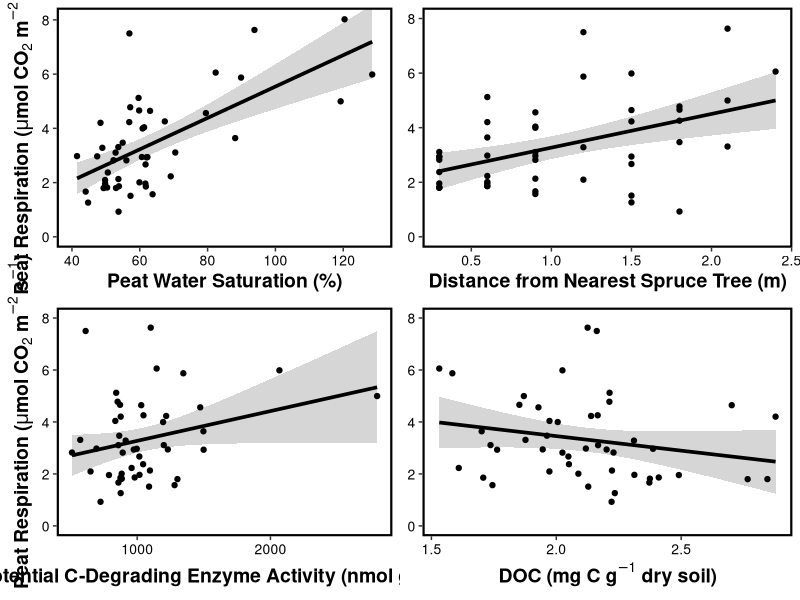
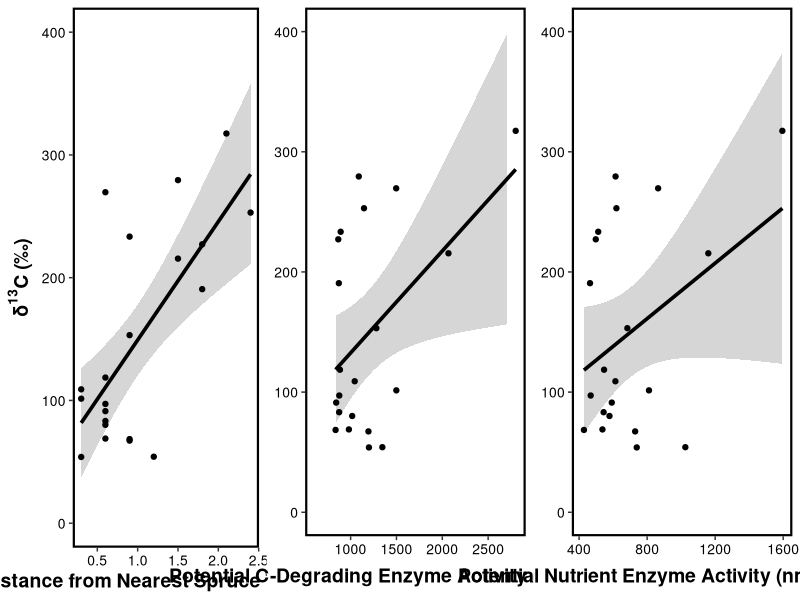
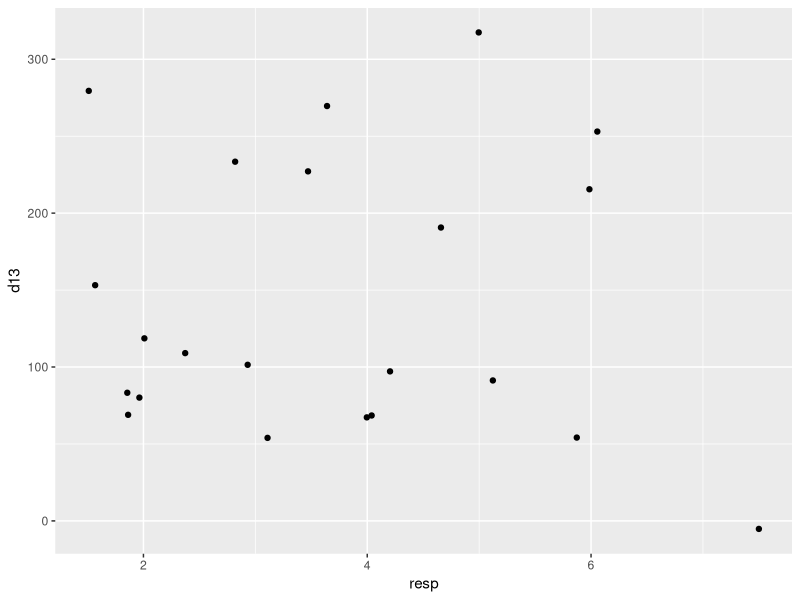
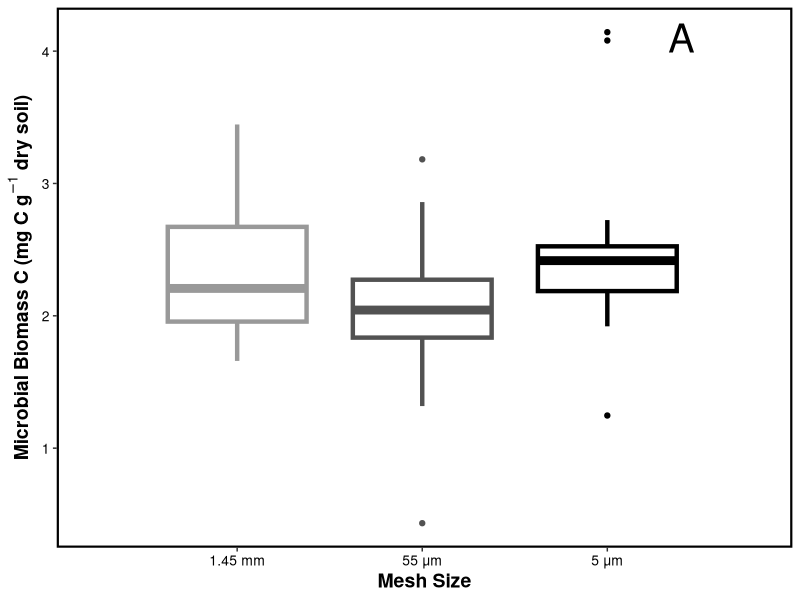
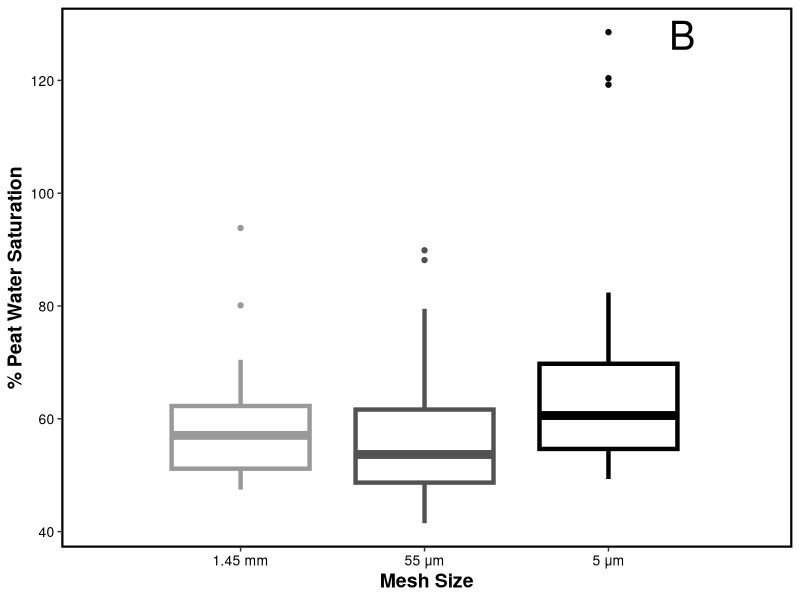
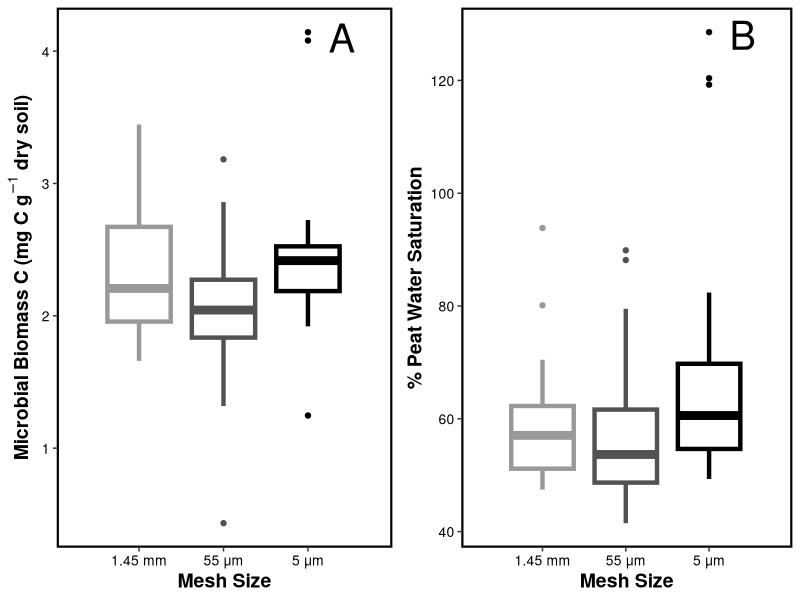

Source code (R) for these figures, in order:
### Currrent code for bog paper analyses and figures
### Kenna Rewcastle
### March 6th, 2018

library(ggplot2)
library(dplyr)
library(MASS)
library(stats)
library(gridExtra)


##### Read in data and remove NAs

bog1<-read.csv("bog_2015.csv")
bog<-filter(bog1,GWC!="NA")
bogMBC<-filter(bog,MBC.mg.C.g.1.dry.soil!="NA")


##### Compress enzymes into a total nutrient enzyme activity parameter and a total carbon enzyme activity parameter.

# nutrient enzymes
NAG<-bogMBC$NAG
PHOS<-bogMBC$PHOS
LAP<-bogMBC$LAP 
enzyNut<-NAG+PHOS+LAP

# carbon enzymes
CBH<-bogMBC$CBH
AG<-bogMBC$AG
BG<-bogMBC$BG
enzyC<-CBH+AG+BG

# add total enzyme columns to main dataframe
realbog1<-cbind(bogMBC,enzyNut,enzyC)
MBC<-realbog1$MBC.mg.C.g.1.dry.soil
realbog<-filter(realbog1,MBC>0.5) # Excludes one very clear outlier (screwed up analysis?) MBC point

##### Model selection using step AIC for resp predictors.

resp<-realbog$D5.CO2
MBC<-realbog$MBC.mg.C.g.1.dry.soil
logMBC<-log(MBC) # Data is slightly more normally distributed... Not enough to matter!
resp_enzyC<-realbog$enzyC
resp_enzyNut<-realbog$enzyNut
sat<-realbog$per..saturation
pH<-realbog$pH
DOC<-realbog$DOC..mg.C.g.1.dry.soil.
CN<-realbog$peat.C.N
spruce<-realbog$Dist..Spruce..m.
blub<-realbog$Dist..Blueberry..m.

# Figure out parameter order in initial model by comparing resp~paramater R2

predict1<-data.frame(MBC,resp_enzyC,resp_enzyNut,sat,pH,DOC,CN,spruce,blub)

param_R2<-function(predict,response){
  N<-ncol(predict)
  R2vect<-c()
  for (i in 1:N) {
    regression<-lm(response~predict[,i])
    R2vect[i]<-summary(regression)$adj.r.squared
  }
  results<-data.frame(names(predict),R2vect)
  colnames(results)<-c("Predictor","R2")
  results<-results[order(-results$R2),] 
  return(results)
}

resp_rs<-param_R2(predict=predict1,response=resp)
print(resp_rs)

# StepAIC model selection 

library(MASS)

mod001<-lm(resp~sat+ resp_enzyNut+ MBC+ spruce+ resp_enzyC+ DOC+ pH+ blub+ CN)
stepmod001<-stepAIC(mod001, direction="both") # best model: resp ~ sat + spruce + resp_enzyC + DOC, AIC = 21.63
summary(stepmod001)

##### Linear regressions between parameters in best fit model and resp

resp_sat<-lm(resp~sat)
summary(resp_sat) # p < 0.001, R2 = 0.411

resp_sat_plot<-ggplot(data=realbog,aes(x=sat,y=resp)) +
  geom_smooth(method=lm,formula=y~x,colour="black",size=1.25) +
  geom_point() +
  ylab(expression(bold(paste("Peat Respiration (",mu,"mol"," ","CO"[2]," ","m"^-2," s"^-1,")")))) +
  xlab(label="Peat Water Saturation (%)") +
  coord_cartesian(xlim=c(40,130), ylim=c(0,8.05)) + # Makes sure that CI and line fit extend to edge of graph
  theme(panel.grid.minor=element_blank(),
        panel.grid.major=element_blank(),
        axis.text=element_text(colour="black",size=10),
        axis.title=element_text(size=14,face="bold"),
        panel.border=element_rect(fill=NA,colour="black",size=1.5),
        panel.background=element_rect(fill=NA)
  )

resp_spruce<-lm(resp~spruce)
summary(resp_spruce) # p = 0.007, R2 = 0.13

resp_spruce_plot<-ggplot(data=realbog,aes(x=spruce,y=resp)) +
  geom_smooth(method=lm,formula=y~x,fullrange=TRUE,colour="black",size=1.25) +
  geom_point() +
  ylab(label=NULL) +
  xlab(label="Distance from Nearest Spruce Tree (m)") +
  ylim(0,8) +
  theme(panel.grid.minor=element_blank(),
        panel.grid.major=element_blank(),
        axis.text=element_text(colour="black",size=10),
        axis.title=element_text(size=14,face="bold"),
        panel.border=element_rect(fill=NA,colour="black",size=1.5),
        panel.background=element_rect(fill=NA)
  )

resp_enzyC_mod<-lm(resp~resp_enzyC) # p = 0.010, R2 = 0.12
summary(resp_enzyC_mod)

resp_enzyC_plot<-ggplot(data=realbog,aes(x=resp_enzyC,y=resp)) +
  geom_smooth(method=lm,formula=y~x,colour="black",size=1.25) +
  geom_point() +
  ylab(expression(bold(paste("Peat Respiration (",mu,"mol"," ","CO"[2]," ","m"^-2," s"^-1,")")))) +
  xlab(expression(bold(paste("Potential C-Degrading Enzyme Activity"," (nmol"," g"^-1," h"^-1,")")))) +
  ylim(0,8) +
  theme(panel.grid.minor=element_blank(),
        panel.grid.major=element_blank(),
        axis.text=element_text(colour="black",size=10),
        axis.title=element_text(size=14,face="bold"),
        panel.border=element_rect(fill=NA,colour="black",size=1.5),
        panel.background=element_rect(fill=NA)
  )

resp_DOC<-lm(resp~DOC) # p = 0.16, R2 = 0.022
summary(resp_DOC)

resp_DOC_plot<-ggplot(data=realbog,aes(x=DOC,y=resp)) +
  geom_smooth(method=lm,formula=y~x,colour="black",size=1.25) +
  geom_point() +
  ylab(label=NULL) +
  xlab(expression(bold(paste("DOC (mg C ","g"^-1," dry soil)")))) +
  ylim(0,8) +
  theme(panel.grid.minor=element_blank(),
        panel.grid.major=element_blank(),
        axis.text=element_text(colour="black",size=10),
        axis.title=element_text(size=14,face="bold"),
        panel.border=element_rect(fill=NA,colour="black",size=1.5),
        panel.background=element_rect(fill=NA)
  )

##### Panneled figure for best predictor regressions

library(gridExtra)
grid.arrange(resp_sat_plot,resp_spruce_plot,resp_enzyC_plot,resp_DOC_plot,nrow=2)

##### Model selection using step AIC for d13 predictors.

bog_starch<-filter(realbog,carbon=="label")

d13<-bog_starch$D5.d13
MBC<-bog_starch$MBC.mg.C.g.1.dry.soil
starch_enzyC<-bog_starch$enzyC
starch_enzyNut<-bog_starch$enzyNut
sat<-bog_starch$per..saturation
pH<-bog_starch$pH
DOC<-bog_starch$DOC..mg.C.g.1.dry.soil.
CN<-bog_starch$peat.C.N
spruce<-bog_starch$Dist..Spruce..m.
blub<-bog_starch$Dist..Blueberry..m.
resp<-bog_starch$D5.CO2

# Figure out parameter order in initial model by comparing resp~paramater R2

predict2<-data.frame(MBC,starch_enzyC,starch_enzyNut,sat,pH,DOC,CN,spruce,blub)

starch_rs<-param_R2(predict=predict2,response=d13)
print(starch_rs)

# StepAIC model selection
library(MASS)

mod002<-lm(d13~spruce+ MBC+ starch_enzyC+ sat+ starch_enzyNut+ DOC+ CN+ blub+ pH)
stepmod002<-stepAIC(mod002, direction="both") # best model: resp~ spruce+ starch_enzyC + starch_enzyNut, 

summary(stepmod002)

##### Linear regressions between parameters in best fit model and d13

d13_spruce<-lm(d13~spruce)
summary(d13_spruce) # p = 0.002, R2 = 0.35

d13_spruce_plot<-ggplot(data=bog_starch,aes(x=spruce,y=d13)) +
  geom_smooth(method=lm,formula=y~x,fullrange=TRUE,colour="black",size=1.25) +
  geom_point() +
  ylab(label=expression(bold(paste("\u03B4"^{bold("13")}, "C (\u2030)")))) +
  xlab(label="Distance from Nearest Spruce Tree (cm)") +
  ylim(0,400) +
  theme(panel.grid.minor=element_blank(),
        panel.grid.major=element_blank(),
        axis.text=element_text(colour="black",size=10),
        axis.title=element_text(size=14,face="bold"),
        panel.border=element_rect(fill=NA,colour="black",size=1.5),
        panel.background=element_rect(fill=NA)
  )

d13_enzyC<-lm(d13~starch_enzyC) # p = 0.014, R2 = 0.23
summary(d13_enzyC)

d13_enzyC_plot<-ggplot(data=bog_starch,aes(x=starch_enzyC,y=d13)) +
  geom_smooth(method=lm,formula=y~x,colour="black",size=1.25) +
  geom_point() +
  ylab(label=NULL) +
  xlab(expression(bold(paste("Potential C-Degrading Enzyme Activity"," (nmol"," g"^-1," h"^-1,")")))) +
  ylim(0,400) +
  theme(panel.grid.minor=element_blank(),
        panel.grid.major=element_blank(),
        axis.text=element_text(colour="black",size=10),
        axis.title=element_text(size=14,face="bold"),
        panel.border=element_rect(fill=NA,colour="black",size=1.5),
        panel.background=element_rect(fill=NA)
  )

d13_enzyNut<-lm(d13~starch_enzyNut) # p = 0.053, R2 = 0.1332
summary(d13_enzyNut)

d13_enzyNut_plot<-ggplot(data=bog_starch,aes(x=starch_enzyNut,y=d13)) +
  geom_smooth(method=lm,formula=y~x,colour="black",size=1.25) +
  geom_point() +
  ylab(label=NULL) +
  xlab(expression(bold(paste("Potential Nutrient Enzyme Activity"," (nmol"," g"^-1," h"^-1,")")))) +
  ylim(0,400) +
  theme(panel.grid.minor=element_blank(),
        panel.grid.major=element_blank(),
        axis.text=element_text(colour="black",size=10),
        axis.title=element_text(size=14,face="bold"),
        panel.border=element_rect(fill=NA,colour="black",size=1.5),
        panel.background=element_rect(fill=NA)
  )

##### Panneled figure for best predictor regressions

library(gridExtra)
grid.arrange(d13_spruce_plot,d13_enzyC_plot,d13_enzyNut_plot,nrow=1)

###### Does respiration predict d13?
starch_resp<-lm(d13~resp)
summary(starch_resp) # no, p=0.88
qplot(x=resp,y=d13)

##### Mean bog properties table

# Use full dataset that includes NAs, bog1
bog1<-read.csv("bog_2015.csv")
names(bog1)

blub<-bog1$Dist..Blueberry..m.
spruce<-bog1$Dist..Spruce..m.
sat<-bog1$per..saturation
pH<-bog1$pH
peatCN<-bog1$peat.C.N
DOC<-bog1$DOC..mg.C.g.1.dry.soil.
DON<-bog1$DON..mg.N.g.1.dry.soil.
MBC<-bog1$MBC.mg.C.g.1.dry.soil
MBN<-bog1$MBN.mg.N.g.1.dry.soil
enzyC<-(bog1$AG + bog1$BG + bog1$CBH)
enzyN<-(bog1$NAG + bog1$PHOS + bog1$LAP)

tableDat<-data.frame(blub,spruce,sat,pH,peatCN,DOC,DON,MBC,MBN,enzyC,enzyN)

#########################################################################################################
# FUNCTION: bogMean
# Calculates site-level mean and standard deviation of all bog properties
# input: dat: data frame where columns are individual parameters and rows are observations across parameters for an individual mesocosm
# output: data frame listing mean and sd for each parameter
#--------------------------------------------------------------------------------------------------------

bogMean<-function(dat=NULL) {
  if(is.null(dat)) { # Minimalist code for default data frame to test function
    var1<-runif(10)
    var2<-runif(10)
    dat<-data.frame(var1,var2)
  }
  
  N<-ncol(dat)
  
  param<-c()
  meanDat<-c()
  sdDat<-c()
  sumDat<-data.frame(param,meanDat,sdDat)
  
  namesDat<-names(dat)
  
  for(i in 1:N) {
    meanVar<-mean(dat[,i], na.rm=TRUE) # removes NAs from a column before calculating mean
    sdVar<-sd(dat[,i], na.rm=TRUE)
    name<-namesDat[i]
    
    sumDat[i,1]<-name
    sumDat[i,2]<-meanVar
    sumDat[i,3]<-sdVar
  }
  
  names(sumDat)<-c("Parameter","Mean","Standard Deviation")
  return(sumDat)
}
#_________________________________________________________________

tableOutput<-bogMean(dat=tableDat)
write.csv(tableOutput,file="table_means.csv") # Creates a .csv file in working directory with parameters and their means and sds. This data goes into a .csv file that will be used as the skeleton for a kable table.

##### Use kable to make table look pretty for manuscript.

#########################################################################################################
######################################## SUPPLEMENTARY FIGURES ##########################################
#########################################################################################################


##### Mesh size does not affect microbial biomass (plot and stats)

meshMBC<-as.factor(bogMBC$treatment)
MBC<-bogMBC$MBC.mg.C.g.1.dry.soil

mesh_MBC<-lm(MBC~meshMBC)
anova(mesh_MBC) # p = 0.09981
summary(mesh_MBC)

mesh_cols<-c("1"="grey60","2"="grey32","3"="black")
mesh_scale<-c(1,2,3)

mesh_MBC_fig<-ggplot(data=bogMBC,aes(x=meshMBC,y=MBC,colour=meshMBC)) +
  geom_boxplot(lwd=1.5) +
  labs(x="Mesh Size",y=bquote(bold('Microbial Biomass C (mg C '*g^-1*' dry soil)'))) +
  scale_colour_manual(values=mesh_cols,labels=c("1.45 mm","55 \u03BCm","5 \u03BCm"),guide=FALSE) + 
  # weird text is unicode for mu
  annotate("text",x=3.4,y=4.1,label="A",size=10) +
  scale_x_discrete(limits=mesh_scale, labels=c("1.45 mm","55 \u03BCm","5 \u03BCm")) +
  theme(panel.grid.minor=element_blank(),panel.grid.major=element_blank(),
        axis.text=element_text(colour="black",size=10),
        axis.title=element_text(size=14,face="bold"),
        panel.border=element_rect(fill=NA,colour="black",size=1.5),
        panel.background=element_rect(fill=NA))

mesh_MBC_fig

##### Mesh size does not affect peat water saturation (plot and stats)

mesh<-as.factor(bog$treatment)
sat<-bog$per..saturation

mesh_sat<-lm(sat~mesh)
anova(mesh_sat) # p = 0.09372
summary(mesh_sat)

mesh_cols<-c("1"="grey60","2"="grey32","3"="black")
mesh_scale<-c(1,2,3)

mesh_sat_fig<-ggplot(data=bog,aes(x=mesh,y=sat,colour=mesh)) +
  geom_boxplot(lwd=1.5) +
  labs(x="Mesh Size",y="% Peat Water Saturation") +
  scale_colour_manual(values=mesh_cols,labels=c("1.45 mm","55 \u03BCm","5 \u03BCm"),guide=FALSE) + 
  # weird text is unicode for mu
  annotate("text",x=3.4,y=128,label="B",size=10) +
  scale_x_discrete(limits=mesh_scale, labels=c("1.45 mm","55 \u03BCm","5 \u03BCm")) +
  theme(panel.grid.minor=element_blank(),panel.grid.major=element_blank(),
        axis.text=element_text(colour="black",size=10),
        axis.title=element_text(size=14,face="bold"),
        panel.border=element_rect(fill=NA,colour="black",size=1.5),
        panel.background=element_rect(fill=NA))

mesh_sat_fig

##### Paneled figure for supplemental Figure S1

library(gridExtra)
grid.arrange(mesh_MBC_fig,mesh_sat_fig,nrow=1)

##### Labeled starch treatment was successful (increase in 13C CO2 respiration in labeled mesocosms)

carbon<-as.factor(bog1$carbon)
d13<-bog1$D5.d13

d13effect<-t.test(formula=d13~carbon) # p < 0.001, t = -9.5717
labeled<-filter(bog1,carbon=="label")
water<-filter(bog1,carbon=="control")
mean(labeled$D5.d13) # 136.05
sd(labeled$D5.d13) # 82.06
mean(water$D5.d13) # -7.82
sd(water$D5.d13) # 6.65

# Figure for S2
d13_scale<-c(1,2)

d13effect_fig<-ggplot(data=bog1,aes(x=carbon,y=d13)) +
  geom_boxplot(lwd=1.5) +
  labs(x=expression(bold(paste(text=" "^{bold("13")},"C"," Starch Addition"))),y=expression(bold(paste("\u03B4"^{bold("13")}, "C (\u2030)")))) +
  scale_x_discrete(labels=c("control"="Control","label"="Labeled")) +
  theme(panel.grid.minor=element_blank(),panel.grid.major=element_blank(),
        axis.text.y=element_text(colour="black",size=10),
        axis.text.x=element_text(colour="black",size=14),
        axis.title=element_text(size=14,face="bold"),
        panel.border=element_rect(fill=NA,colour="black",size=1.5),
        panel.background=element_rect(fill=NA))


#### Starch addition treatment doesn't affect: total resp, microbial biomass, enzyme activity (all 6), peat saturation, pH

names(bog1)

carbon<-as.factor(bog1$carbon)
resp<-bog1$D5.CO2
MBC<-bog1$MBC.mg.C.g.1.dry.soil
AG<-bog1$AG
BG<-bog1$BG
CBH<-bog1$CBH
NAG<-bog1$NAG
PHOS<-bog1$PHOS
LAP<-bog1$LAP
sat<-bog1$per..saturation
pH<-bog1$pH
DOC<-bog1$DOC..mg.C.g.1.dry.soil.
CN<-bog1$peat.C.N

# t-tests first
starch_resp<-t.test(formula=resp~carbon) # p = 0.6186, t = -0.50054
starch_MBC<-t.test(formula=MBC~carbon) # p = 0.667, t = -0.43349
starch_AG<-t.test(formula=AG~carbon) # p = 0.4964, t = 0.68441
starch_BG<-t.test(formula=BG~carbon) # p = 0.1615, t = -1.4219
starch_CBH<-t.test(formula=CBH~carbon) # p = 0.1607, t = -1.4225
starch_NAG<-t.test(formula=NAG~carbon) # p = 0.3001, t = 1.0463
starch_PHOS<-t.test(formula=PHOS~carbon) # p = 0.166, t = -1.4057
starch_LAP<-t.test(formula=LAP~carbon) # p = 0.6616, t = -0.44
starch_sat<-t.test(formula=sat~carbon) # p = 0.2097, t = -1.2694 
starch_pH<-t.test(formula=pH~carbon) # p = 0.8739, t = -0.15945
starch_DOC<-t.test(formula=DOC~carbon) # p = 0.2034, t = 1.2964
starch_CN<-t.test(formula=CN~carbon) # p = 0.9167, t = -0.10508

# MIGHT need to build a supplemental figure displaying all of this

